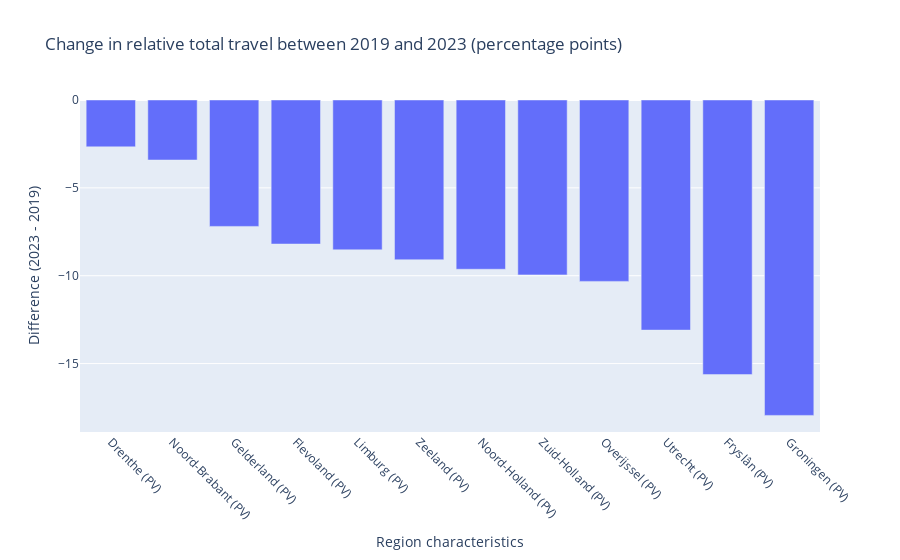

Notebook source saved alongside this figure:
### Code cell
#Transform the data_selected dataframe, select the period 2019-2023, and sort the values
diff_pivot = (
    data_selected[data_selected['Periods'].isin([2019, 2023])]
    .pivot_table(index='Region characteristics', columns='Periods', values='Relative travel (%)')
    .assign(Difference=lambda d: d[2023] - d[2019])
    .reset_index()
    .sort_values('Difference', ascending=False)
)

#create a bar chart for every specific region (province)
fig4 = px.bar(
    diff_pivot,
    x='Region characteristics',
    y='Difference',
    title='Change in relative total travel between 2019 and 2023 (percentage points)',
    labels={'Difference': 'Difference (2023 - 2019)'}
)
fig4.update_layout(xaxis_tickangle=45)
fig4.show()

### Figure 1 — Plotly figure (JSON) as saved in the notebook; plotly's stock layout.template omitted (floating-point values rounded to 4 significant figures)
{"data": [{"hovertemplate": "Region characteristics=%{x}<br>Difference (2023 - 2019)=%{y}<extra></extra>", "legendgroup": "", "marker": {"color": "#636efa", "pattern": {"shape": ""}}, "name": "", "orientation": "v", "showlegend": false, "textposition": "auto", "type": "bar", "x": ["Drenthe (PV)", "Noord-Brabant (PV)", "Gelderland (PV)", "Flevoland (PV)", "Limburg (PV)", "Zeeland (PV)", "Noord-Holland (PV)", "Zuid-Holland (PV)", "Overijssel (PV)", "Utrecht (PV)", "Fryslân (PV)", "Groningen (PV)"], "xaxis": "x", "y": [-2.667, -3.416, -7.194, -8.197, -8.527, -9.091, -9.632, -9.953, -10.32, -13.1, -15.62, -17.95], "yaxis": "y"}], "layout": {"barmode": "relative", "legend": {"tracegroupgap": 0}, "title": {"text": "Change in relative total travel between 2019 and 2023 (percentage points)"}, "xaxis": {"anchor": "y", "domain": [0, 1], "tickangle": 45, "title": {"text": "Region characteristics"}}, "yaxis": {"anchor": "x", "domain": [0, 1], "title": {"text": "Difference (2023 - 2019)"}}}}
